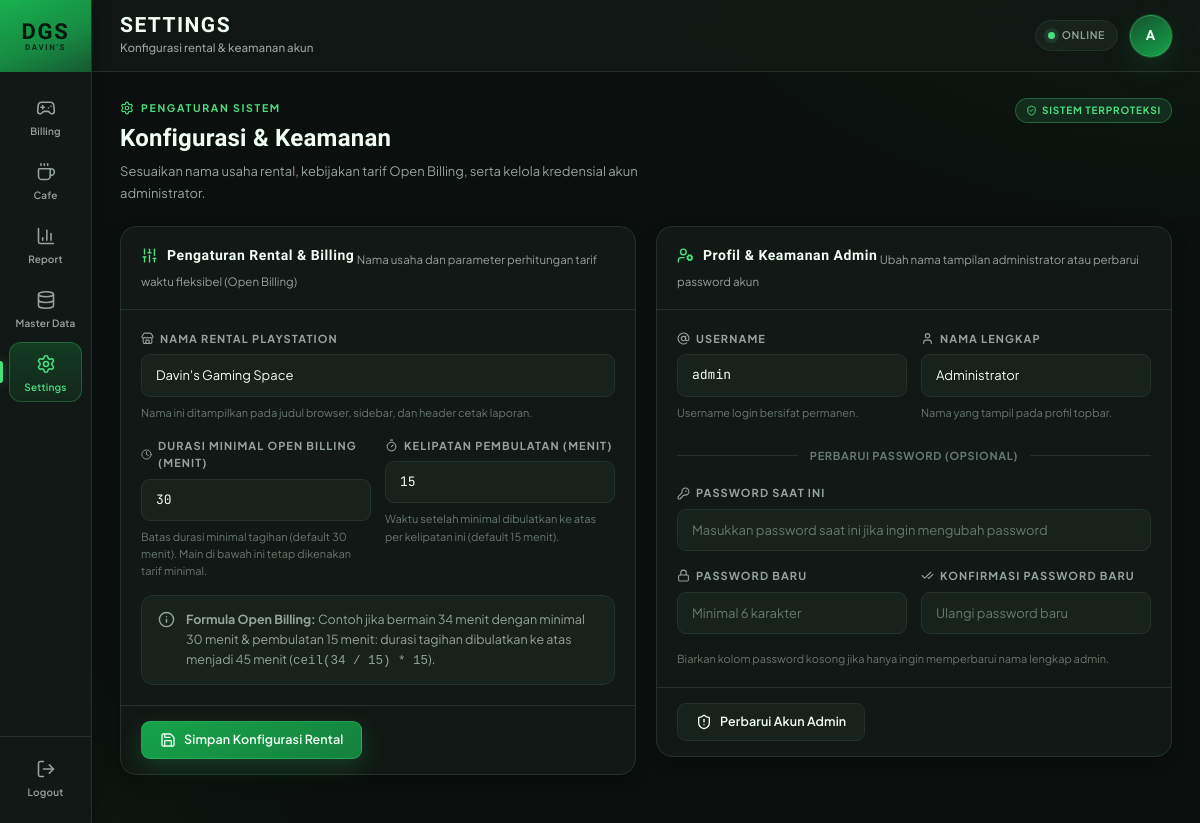
Page /pages/settings.php (signed in) on the committed database.
### tables this page shows
CREATE TABLE `settings` (
  `setting_key` varchar(50) NOT NULL,
  `setting_value` varchar(255) NOT NULL,
  `updated_at` timestamp NOT NULL DEFAULT CURRENT_TIMESTAMP ON UPDATE CURRENT_TIMESTAMP
);

### config/helpers.php (called while the page is built, shortened)
<?php
function base_url(string $path = ''): string
{
    static $base = null;
    if ($base === null) {
        $isHttps = (!empty($_SERVER['HTTPS']) && strtolower((string) ($_SERVER['HTTPS'] ?? '')) !== 'off')
            || (string) ($_SERVER['SERVER_PORT'] ?? '') === '443';
        $scheme = $isHttps ? 'https' : 'http';
        $host = (string) ($_SERVER['HTTP_HOST'] ?? 'localhost');
        $host = (string) preg_replace('/[^A-Za-z0-9\.\-:\[\]]/', '', $host);
        $appRoot = str_replace('\\', '/', (string) (realpath(dirname(__DIR__)) ?: dirname(__DIR__)));
        $docRootRaw = (string) ($_SERVER['DOCUMENT_ROOT'] ?? '');
        $docRoot = $docRootRaw !== ''
            ? str_replace('\\', '/', (string) (realpath($docRootRaw) ?: $docRootRaw))
            : '';
        $docRoot = rtrim($docRoot, '/');
        $basePath = '';
        if ($docRoot !== '' && str_starts_with(strtolower($appRoot), strtolower($docRoot))) {
            $basePath = substr($appRoot, strlen($docRoot));
        }
        $basePath = trim(str_replace('\\', '/', $basePath), '/');
        $base = $scheme . '://' . $host . ($basePath === '' ? '' : '/' . $basePath);
    }
    $path = ltrim($path, '/');
    return $path === '' ? $base : $base . '/' . $path;
}
function e(?string $value): string
{
    return htmlspecialchars((string) ($value ?? ''), ENT_QUOTES | ENT_SUBSTITUTE, 'UTF-8');
}
function get_setting(mysqli $conn, string $key, string $default = ''): string
{
    $sql = 'SELECT setting_value FROM settings WHERE setting_key = ? LIMIT 1';
    $stmt = mysqli_prepare($conn, $sql);
    mysqli_stmt_bind_param($stmt, 's', $key);
    $value = $default;
    if (mysqli_stmt_execute($stmt)) {
        $result = mysqli_stmt_get_result($stmt);
        if ($result !== false) {
            $row = mysqli_fetch_assoc($result);
            if ($row !== null && isset($row['setting_value'])) {
                $value = (string) $row['setting_value'];
            }
        }
    }
    return $value;
}

### pages/settings.php (the view, shortened to what this page needs)
<?php
require_once dirname(__DIR__) . '/config/database.php';
require_once dirname(__DIR__) . '/config/helpers.php';
$rentalName = get_setting($conn, 'rental_name', "Davin's Gaming Space");
$minMinutes = (int) get_setting($conn, 'open_billing_min_minutes', '30');
$roundingMinutes = (int) get_setting($conn, 'open_billing_rounding_minutes', '15');
$adminId = (int) ($_SESSION['admin_id'] ?? 0);
$admin = null;
if ($adminId > 0) {
    $adminSql = 'SELECT id, username, full_name, created_at FROM admins WHERE id = ? LIMIT 1';
    $adminStmt = mysqli_prepare($conn, $adminSql);
    if ($adminStmt !== false) {
        mysqli_stmt_bind_param($adminStmt, 'i', $adminId);
        mysqli_stmt_execute($adminStmt);
        $res = mysqli_stmt_get_result($adminStmt);
        if ($res !== false) {
            $admin = mysqli_fetch_assoc($res) ?: null;
        }
    }
}
$adminUsername = (string) ($admin['username'] ?? ($_SESSION['admin_username'] ?? 'admin'));
$adminFullName = (string) ($admin['full_name'] ?? ($_SESSION['admin_name'] ?? 'Administrator'));
require_once dirname(__DIR__) . '/includes/header.php';
?>
<div class="app-shell">
    <?php require_once dirname(__DIR__) . '/includes/sidebar.php'; ?>
    <div class="app-main">
        <?php require_once dirname(__DIR__) . '/includes/topbar.php'; ?>
        <main class="page-content">
            <section class="page-intro">
                <div>
                    <span class="eyebrow"><i data-lucide="settings"></i>Pengaturan Sistem</span>
                    <h2 class="page-heading">Konfigurasi &amp; Keamanan</h2>
                    <p class="page-lead">Sesuaikan nama usaha rental, kebijakan tarif Open Billing, serta kelola kredensial akun administrator.</p>
                </div>
                <div class="row">
                    <span class="badge badge-success"><i data-lucide="shield-check"></i>Sistem Terproteksi</span>
                </div>
            </section>
            <div class="settings-layout">
                <section class="card">
                    <div class="card-header">
                        <div>
                            <h3 class="card-title"><i data-lucide="sliders"></i>Pengaturan Rental &amp; Billing</h3>
                            <span class="card-subtitle">Nama usaha dan parameter perhitungan tarif waktu fleksibel (Open Billing)</span>
                        </div>
                    </div>
                    <form method="post" action="<?= e(base_url('actions/settings_save.php')) ?>">
                        <div class="card-body stack">
                            <div class="form-group">
                                <label class="form-label" for="rentalName">
                                    <i data-lucide="store"></i>Nama Rental PlayStation
                                </label>
                                <input
                                    class="input"
                                    type="text"
                                    id="rentalName"
                                    name="rental_name"
                                    value="<?= e($rentalName) ?>"
                                    maxlength="100"
                                    required
                                >
                                <span class="form-hint">Nama ini ditampilkan pada judul browser, sidebar, dan header cetak laporan.</span>
                            </div>
                            <div class="form-row form-row--2">
                                <div class="form-group">
                                    <label class="form-label" for="minMinutes">
                                        <i data-lucide="clock"></i>Durasi Minimal Open Billing (Menit)
                                    </label>
                                    <input
                                        class="input text-mono"
                                        type="number"
                                        id="minMinutes"
                                        name="open_billing_min_minutes"
                                        value="<?= e((string) $minMinutes) ?>"
                                        min="5"
                                        max="120"
                                        step="5"
                                        required
                                    >
                                    <span class="form-hint">Batas durasi minimal tagihan (default 30 menit). Main di bawah ini tetap dikenakan tarif minimal.</span>
                                </div>
                                <div class="form-group">
                                    <label class="form-label" for="roundingMinutes">
                                        <i data-lucide="timer"></i>Kelipatan Pembulatan (Menit)
                                    </label>
                                    <input
                                        class="input text-mono"
                                        type="number"
                                        id="roundingMinutes"
                                        name="open_billing_rounding_minutes"
                                        value="<?= e((string) $roundingMinutes) ?>"
                                        min="1"
                                        max="60"
                                        step="1"
                                        required
                                    >
                                    <span class="form-hint">Waktu setelah minimal dibulatkan ke atas per kelipatan ini (default 15 menit).</span>
                                </div>
                            </div>
                            <div class="alert alert-info">
                                <i data-lucide="info"></i>
                                <div>
                                    <strong>Formula Open Billing:</strong>
                                    Contoh jika bermain 34 menit dengan minimal 30 menit &amp; pembulatan 15 menit: durasi tagihan dibulatkan ke atas menjadi 45 menit (<code>ceil(34 / 15) * 15</code>).
                                </div>
                            </div>
                        </div>
                        <div class="card-footer">
                            <button class="btn btn-primary" type="submit">
                                <i data-lucide="save"></i>Simpan Konfigurasi Rental
                            </button>
                        </div>
                    </form>
                </section>
                <section class="card">
                    <div class="card-header">
                        <div>
                            <h3 class="card-title"><i data-lucide="user-cog"></i>Profil &amp; Keamanan Admin</h3>
                            <span class="card-subtitle">Ubah nama tampilan administrator atau perbarui password akun</span>
                        </div>
                    </div>
                    <form method="post" action="<?= e(base_url('actions/settings_save.php')) ?>">
                        <div class="card-body stack">
                            <div class="form-row form-row--2">
                                <div class="form-group">
                                    <label class="form-label" for="adminUsername">
                                        <i data-lucide="at-sign"></i>Username
                                    </label>
                                    <input
                                        class="input text-mono"
                                        type="text"
                                        id="adminUsername"
                                        value="<?= e($adminUsername) ?>"
                                        disabled
                                        readonly
                                    >
                                    <span class="form-hint">Username login bersifat permanen.</span>
                                </div>
                                <div class="form-group">
                                    <label class="form-label" for="fullName">
                                        <i data-lucide="user"></i>Nama Lengkap
                                    </label>
                                    <input
                                        class="input"
                                        type="text"
                                        id="fullName"
                                        name="full_name"
                                        value="<?= e($adminFullName) ?>"
                                        maxlength="100"
                                        required
                                    >
                                    <span class="form-hint">Nama yang tampil pada profil topbar.</span>
                                </div>
                            </div>
                            <div class="divider-line">
                                <span>Perbarui Password (Opsional)</span>
                            </div>
                            <div class="form-group">
                                <label class="form-label" for="currentPassword">
                                    <i data-lucide="key-round"></i>Password Saat Ini
                                </label>
                                <input
                                    class="input"
                                    type="password"
                                    id="currentPassword"
                                    name="current_password"
                                    placeholder="Masukkan password saat ini jika ingin mengubah password"
                                    autocomplete="current-password"
                                >
                            </div>
                            <div class="form-row form-row--2">
                                <div class="form-group">
                                    <label class="form-label" for="newPassword">
                                        <i data-lucide="lock"></i>Password Baru
                                    </label>
                                    <input
                                        class="input"
                                        type="password"
                                        id="newPassword"
                                        name="new_password"
                                        placeholder="Minimal 6 karakter"
                                        minlength="6"
                                        autocomplete="new-password"
                                    >
                                </div>
                                <div class="form-group">
                                    <label class="form-label" for="confirmPassword">
                                        <i data-lucide="check-check"></i>Konfirmasi Password Baru
                                    </label>
                                    <input
                                        class="input"
                                        type="password"
                                        id="confirmPassword"
                                        name="confirm_password"
                                        placeholder="Ulangi password baru"
                                        minlength="6"
                                        autocomplete="new-password"
                                    >
                                </div>
                            </div>
                            <span class="form-hint">Biarkan kolom password kosong jika hanya ingin memperbarui nama lengkap admin.</span>
                        </div>
                        <div class="card-footer">
                            <button class="btn btn-secondary" type="submit">
                                <i data-lucide="shield-alert"></i>Perbarui Akun Admin
                            </button>
                        </div>
                    </form>
                </section>
            </div>
        </main>
    </div>
</div>
<?php
require_once dirname(__DIR__) . '/includes/footer.php';

### rows in the picture
settings: rental_name "Davin's Gaming Space"
settings: open_billing_min_minutes "30"
settings: open_billing_rounding_minutes "15"

### other values in the picture
$item['label'] "Billing"
$item['label'] "Cafe"
$item['label'] "Report"
$item['label'] "Master Data"
$item['label'] "Settings"
$pageTitle "SETTINGS"
$pageSubtitle "Konfigurasi rental & keamanan akun"
$initials "A"
